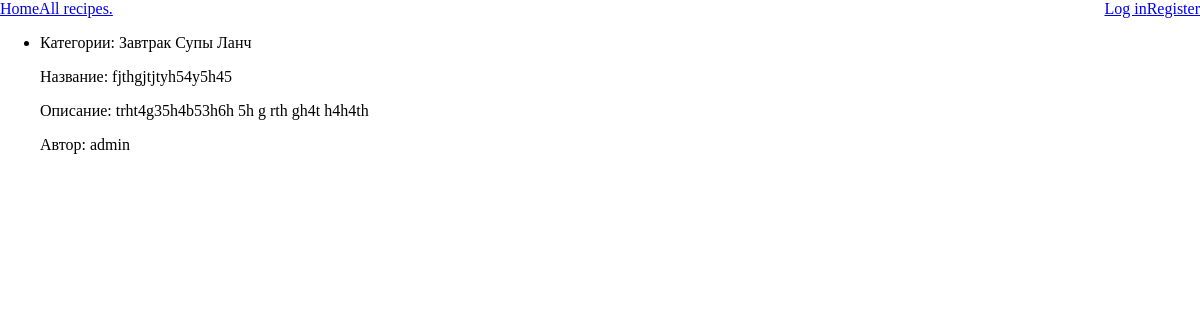
/recipes/recipes/5, run on the app's committed database.
### recipes/models.py (models this page shows, shortened)
class Category(models.Model):
    name = CharField(null=False, max_length=30)
    description = TextField(max_length=200, null=False, blank=True)

class Recipe(models.Model):
    name = CharField(max_length=40, null=False)
    description = TextField(max_length=2000, null=False, blank=True)
    cooking_steps = IntegerField(default=1)
    cooking_time = IntegerField(default=5)
    image = ImageField(null=True, blank=True)
    author = ForeignKey(User, on_delete=models.CASCADE, related_name='recipe')
    categories = ManyToManyField("Category", related_name='recipes')
    class Meta:
        ordering = ['pk']

### recipes/views.py (the view)
# urls.py: path("recipes/<int:pk>", RecipeDetailView.as_view(), name='recipe_detail'),
class RecipeDetailView(DetailView):
    model = Recipe
    context_object_name = 'recipe'
    template_name = 'recipes/detailed_recipe.html'

### recipes/templates/recipes/detailed_recipe.html (shortened to what this page needs)
{% extends "./base.html" %}
{% block body %}
<div>
    {% if recipe %}
    <ul>
        <li>
            {% if recipe.categories %}
            <p>
                Категории:
                {% for category in recipe.categories.all %}
                {{ category.name }}
                {% endfor %}
            </p>
            {% endif %}
            <p>Название: {{ recipe.name }}</p>
            <p>Описание: {{ recipe.description }}</p>
            <p>Автор: {{ recipe.author }}</p>
        </li>
        <br>
    </ul>
    {% else %}
    <span>No data here yet.</span>
    {% endif %}
</div>
{% endblock %}

### recipes/templates/recipes/base.html (style rules this page uses)
body, html { margin: 0; padding: 0; font-size: 20 px; }

### data on the page
Category: name "Завтрак"
Category: name "Супы"
Category: name "Ланч"
Recipe: name "fjthgjtjtyh54y5h45", description "trht4g35h4b53h6h 5h g rth gh4t h4h4th", author "admin"
